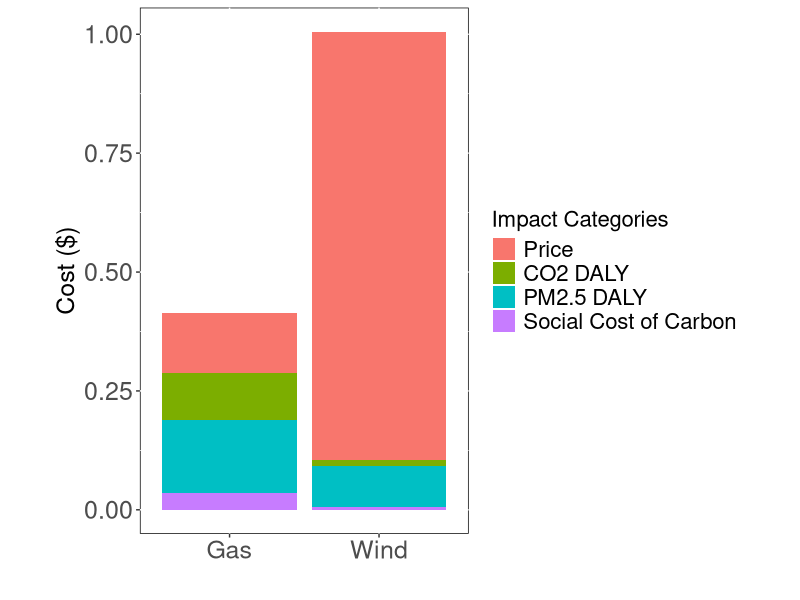
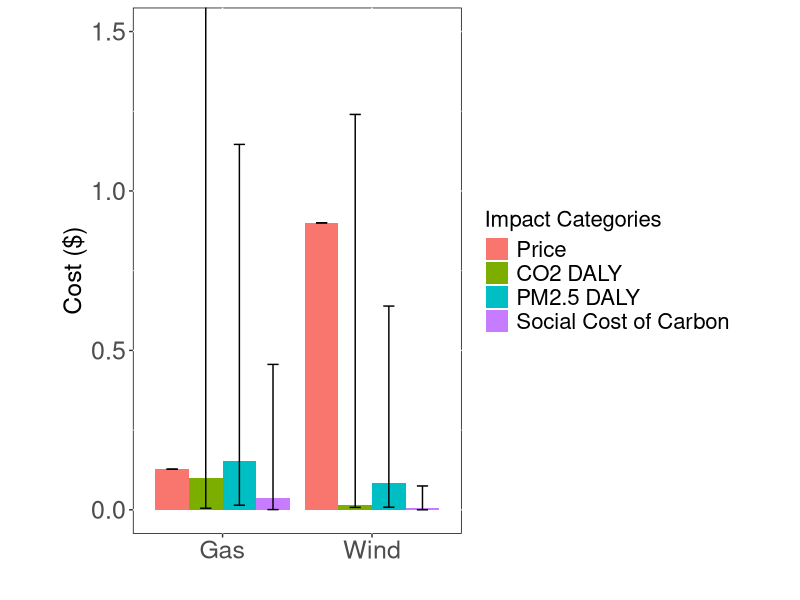

These charts were generated, in order, by the following R code:
library(dplyr)
library(ggplot2)

type <- c("Wind",  "Wind",     "Wind",       "Wind",                  "Gas",   "Gas",      "Gas",        "Gas")
cost <- c("Price", "CO2 DALY", "PM2.5 DALY", "Social Cost of Carbon", "Price", "CO2 DALY", "PM2.5 DALY", "Social Cost of Carbon")
cost = factor(cost, levels = c("Price", "CO2 DALY", "PM2.5 DALY", "Social Cost of Carbon"))
valu <- c( 0.9,     0.0145,     0.0853,       0.00596,                 0.1273,  0.0983,     0.1529,       0.0363)
high <- c( 0.9,     1.24,       0.639,        0.0748,                  0.1273,  8.45,       1.146,        0.456)
lows <- c( 0.9,     0.00755,    0.0081,       0.000117,                0.1273,  0.00515,    0.0145,       0.00071)
dat <- data.frame(type, cost, valu, high, lows)

ggplot(dat, aes(fill=cost, y=valu, x=type)) + 
     geom_bar(position="stack", stat="identity") +
     xlab("") +
     ylab("Cost ($)") +
     guides(fill=guide_legend(title="Impact Categories")) +
     theme(panel.background = element_rect(fill = "white", colour = "black")) + 
     theme(aspect.ratio = 1.6, 
           panel.background = element_rect(fill = "white", colour = "black")) +
     theme(axis.text = element_text(face = "plain", size = 18), 
           axis.title = element_text(face = "plain", size = 18)) +
     theme(legend.position="right", 
           legend.key = element_blank(), 
           legend.text = element_text(face = "plain", size = 16), 
           legend.title = element_text(face = "plain", size = 16)) 

ggplot(dat, aes(fill=cost, y=valu, x=type)) + 
     geom_bar(position="dodge", stat="identity") +
     geom_errorbar(aes(ymin = lows, ymax = high), width = 0.3, position = position_dodge(0.9)) +
     coord_cartesian(ylim = c(0,1.5)) +
     xlab("") +
     ylab("Cost ($)") +
     guides(fill=guide_legend(title="Impact Categories")) +
     theme(panel.background = element_rect(fill = "white", colour = "black")) + 
     theme(aspect.ratio = 1.6, 
           panel.background = element_rect(fill = "white", colour = "black")) +
     theme(axis.text = element_text(face = "plain", size = 18), 
           axis.title = element_text(face = "plain", size = 18)) +
     theme(legend.position="right", 
           legend.key = element_blank(), 
           legend.text = element_text(face = "plain", size = 16), 
           legend.title = element_text(face = "plain", size = 16)) 
